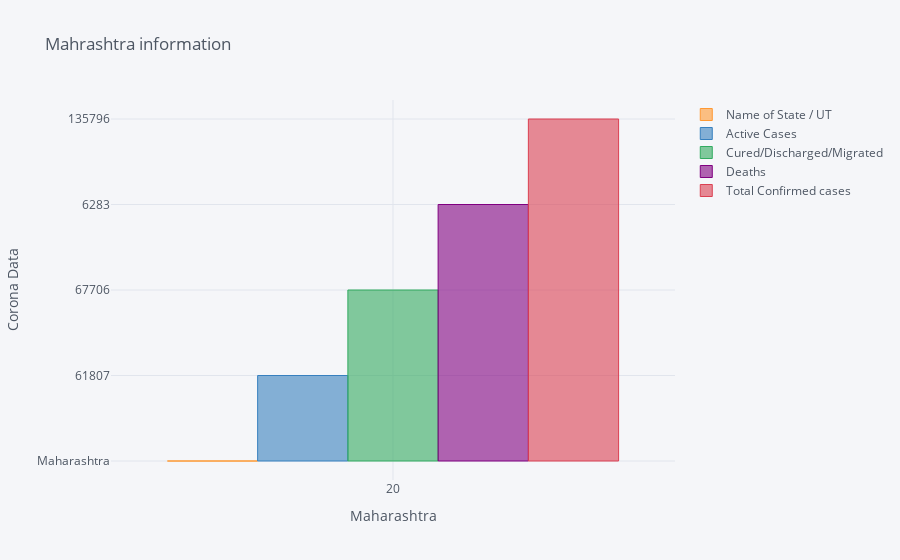

The notebook cell saved with this chart:
### Code cell
df[df['Name of State / UT'] == 'Maharashtra'].iplot(kind = 'bar',xTitle = 'Maharashtra',yTitle = 'Corona Data',
                                                    title = 'Mahrashtra information',size = 15)

### Figure 1 — Plotly figure (JSON) as saved in the notebook; plotly's stock layout.template omitted (floating-point values rounded to 4 significant figures)
{"data": [{"marker": {"color": "rgba(255, 153, 51, 0.6)", "line": {"color": "rgba(255, 153, 51, 1.0)", "width": 1}}, "name": "Name of State / UT", "orientation": "v", "text": "", "type": "bar", "x": ["20"], "y": ["Maharashtra"]}, {"marker": {"color": "rgba(55, 128, 191, 0.6)", "line": {"color": "rgba(55, 128, 191, 1.0)", "width": 1}}, "name": "Active Cases", "orientation": "v", "text": "", "type": "bar", "x": ["20"], "y": [61807]}, {"marker": {"color": "rgba(50, 171, 96, 0.6)", "line": {"color": "rgba(50, 171, 96, 1.0)", "width": 1}}, "name": "Cured/Discharged/Migrated", "orientation": "v", "text": "", "type": "bar", "x": ["20"], "y": [67706]}, {"marker": {"color": "rgba(128, 0, 128, 0.6)", "line": {"color": "rgba(128, 0, 128, 1.0)", "width": 1}}, "name": "Deaths", "orientation": "v", "text": "", "type": "bar", "x": ["20"], "y": [6283]}, {"marker": {"color": "rgba(219, 64, 82, 0.6)", "line": {"color": "rgba(219, 64, 82, 1.0)", "width": 1}}, "name": "Total Confirmed cases", "orientation": "v", "text": "", "type": "bar", "x": ["20"], "y": [135796]}], "layout": {"legend": {"bgcolor": "#F5F6F9", "font": {"color": "#4D5663"}}, "paper_bgcolor": "#F5F6F9", "plot_bgcolor": "#F5F6F9", "title": {"font": {"color": "#4D5663"}, "text": "Mahrashtra information"}, "xaxis": {"gridcolor": "#E1E5ED", "showgrid": true, "tickfont": {"color": "#4D5663"}, "title": {"font": {"color": "#4D5663"}, "text": "Maharashtra"}, "zerolinecolor": "#E1E5ED"}, "yaxis": {"gridcolor": "#E1E5ED", "showgrid": true, "tickfont": {"color": "#4D5663"}, "title": {"font": {"color": "#4D5663"}, "text": "Corona Data"}, "zerolinecolor": "#E1E5ED"}}}
